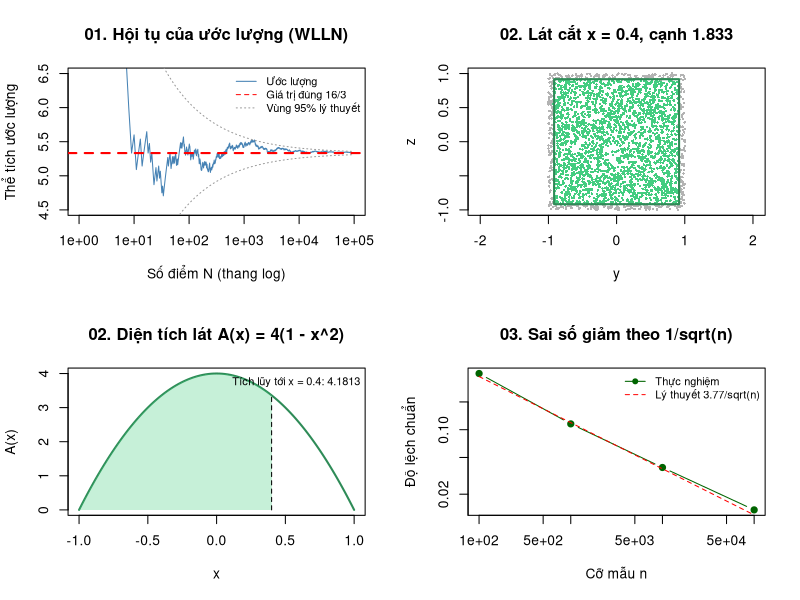

The R script that drew this image:
# =====================================================================
# Chủ đề 10: Tích phân Monte Carlo trong Hình học
# Thí nghiệm: Ước lượng thể tích khối Steinmetz (giao của 2 hình trụ)
#   Hình trụ 1: x^2 + y^2 <= 1     Hình trụ 2: x^2 + z^2 <= 1
#   Thể tích chính xác: V = 16/3 ≈ 5.3333
# Công cụ: Phân bố đều U(-1, 1) + Luật Yếu Số Lớn (WLLN)
#
# File chia 3 phần, khớp 3 mục trên trang web:
#   PHẦN 01 - Gieo điểm vào hộp [-1,1]^3, ước lượng V_hat, khoảng tin cậy
#   PHẦN 02 - Vì sao đáp số là 16/3: lát cắt hình vuông và tích phân
#   PHẦN 03 - Luật Yếu Số Lớn: lặp lại thí nghiệm, Chebyshev, 1/sqrt(n)
# =====================================================================

set.seed(2026)                       # cố định kết quả để tái lập được

V_true <- 16 / 3                     # đáp số lý thuyết để đối chiếu
V_box  <- 2^3                        # thể tích hộp bao [-1,1]^3 = 8
p_true <- V_true / V_box             # xác suất trúng p = 2/3

# Điểm (x, y, z) nằm trong khối khi nằm trong cả hai hình trụ
in_khoi <- function(x, y, z) (x^2 + y^2 <= 1) & (x^2 + z^2 <= 1)

par(mfrow = c(2, 2))                 # 4 đồ thị: 01, 02 (hai hình), 03

# #####################################################################
# PHẦN 01 - GIEO ĐIỂM VÀO HỘP [-1,1]^3
# #####################################################################

# ---------------------------------------------------------------------
# Bước 1: Gieo N điểm ngẫu nhiên đều trong hộp [-1,1]^3
#   Mỗi tọa độ x, y, z ~ U(-1, 1) độc lập, mật độ f = 1/2 trên [-1, 1]
#   => mật độ trong hộp là 1/8, nên P(điểm rơi vào khối) = V / 8
# ---------------------------------------------------------------------
N <- 100000
x <- runif(N, min = -1, max = 1)
y <- runif(N, min = -1, max = 1)
z <- runif(N, min = -1, max = 1)

# ---------------------------------------------------------------------
# Bước 2: Biến chỉ thị I_i = 1 nếu điểm nằm trong khối, 0 nếu không
#   I_i ~ Bernoulli(p), với p = V / V_box
# ---------------------------------------------------------------------
inside <- in_khoi(x, y, z)

# ---------------------------------------------------------------------
# Bước 3: Ước lượng  V_hat = V_box * (1/N) * sum(I_i)
#   Theo WLLN: trung bình mẫu -> p (hội tụ theo xác suất) khi N -> ∞
# ---------------------------------------------------------------------
p_hat <- mean(inside)
V_hat <- V_box * p_hat

# Sai số chuẩn và khoảng tin cậy 95%
se    <- V_box * sqrt(p_hat * (1 - p_hat) / N)
ci    <- V_hat + c(-1, 1) * 1.96 * se

cat("===== PHẦN 01: KẾT QUẢ (N =", format(N, big.mark = ",", scientific = FALSE), "điểm) =====\n")
cat(sprintf("Tỷ lệ điểm rơi vào khối p_hat : %.5f\n", p_hat))
cat(sprintf("Thể tích ước lượng V_hat      : %.5f\n", V_hat))
cat(sprintf("Thể tích chính xác 16/3       : %.5f\n", V_true))
cat(sprintf("Sai số tuyệt đối              : %.5f\n", abs(V_hat - V_true)))
cat(sprintf("Sai số chuẩn                  : %.5f\n", se))
cat(sprintf("Khoảng tin cậy 95%%            : [%.4f, %.4f]\n", ci[1], ci[2]))

# Ví dụ kiểm tra từng điểm (giống bảng "Ví dụ" dưới mô phỏng 01 trên web)
vd <- data.frame(x = c(0.5, 0.9, 0.6, -0.8, 0.2, 0.95, 0.6, 0),
                 y = c(0.5, 0.9, 0.3, 0.7, -0.6, 0.1, 0.8, 1),
                 z = c(0.5, 0, 0.9, -0.7, 0.7, 0.1, 0, 1))
vd$ong1     <- vd$x^2 + vd$y^2
vd$ong2     <- vd$x^2 + vd$z^2
vd$trong_khoi <- in_khoi(vd$x, vd$y, vd$z)
cat("\nVí dụ kiểm tra điểm (trong khối khi cả ong1 và ong2 đều <= 1):\n")
print(vd, row.names = FALSE)

# ---------------------------------------------------------------------
# Bước 4: Minh họa WLLN - ước lượng hội tụ khi N tăng
# ---------------------------------------------------------------------
running_est <- V_box * cumsum(inside) / seq_len(N)
n_seq <- seq_len(N)
band  <- 1.96 * V_box * sqrt(p_true * (1 - p_true) / n_seq)

plot(n_seq, running_est, type = "l", log = "x", col = "steelblue",
     ylim = c(4.5, 6.5), xlab = "Số điểm N (thang log)",
     ylab = "Thể tích ước lượng",
     main = "01. Hội tụ của ước lượng (WLLN)")
lines(n_seq, V_true + band, col = "grey60", lty = 3)
lines(n_seq, V_true - band, col = "grey60", lty = 3)
abline(h = V_true, col = "red", lwd = 2, lty = 2)
legend("topright", legend = c("Ước lượng", "Giá trị đúng 16/3", "Vùng 95% lý thuyết"),
       col = c("steelblue", "red", "grey60"), lty = c(1, 2, 3), bty = "n", cex = 0.8)

# #####################################################################
# PHẦN 02 - VÌ SAO ĐÁP SỐ LÀ 16/3 (kiểm tra bằng giải tích)
#   Không dùng số ngẫu nhiên, nên không làm đổi kết quả phần 01 và 03.
# #####################################################################

# ---------------------------------------------------------------------
# Bước 5: Lát cắt tại x cố định
#   Hình trụ 1: y^2 <= 1 - x^2  =>  -h <= y <= h, với h = sqrt(1 - x^2)
#   Hình trụ 2: z^2 <= 1 - x^2  =>  -h <= z <= h
#   => lát cắt là hình vuông cạnh 2h, diện tích A(x) = 4(1 - x^2)
# ---------------------------------------------------------------------
A <- function(x) 4 * (1 - x^2)                 # diện tích lát cắt
G <- function(x) 4 * x - 4 * x^3 / 3           # nguyên hàm của A(x)
V_tichluy <- function(x) G(x) - G(-1)          # thể tích từ -1 tới x

x_vd <- c(-1, -0.5, 0, 0.4, 0.6, 0.8, 1)
lat_cat <- data.frame(x         = x_vd,
                      mot_tru_x2 = 1 - x_vd^2,
                      h         = sqrt(1 - x_vd^2),
                      canh_2h   = 2 * sqrt(1 - x_vd^2),
                      A_x       = A(x_vd),
                      tich_luy  = V_tichluy(x_vd))

cat("\n===== PHẦN 02: LÁT CẮT VÀ TÍCH PHÂN =====\n")
print(round(lat_cat, 4), row.names = FALSE)

# ---------------------------------------------------------------------
# Bước 6: Cộng các lát = tích phân
#   V = ∫_{-1}^{1} 4(1 - x^2) dx = G(1) - G(-1) = 8/3 - (-8/3) = 16/3
# ---------------------------------------------------------------------
tp <- integrate(A, -1, 1)
cat(sprintf("Tích phân bằng integrate()    : %.6f\n", tp$value))
cat(sprintf("Tính tay G(1) - G(-1)         : %.6f\n", G(1) - G(-1)))
cat(sprintf("So với V_hat ở phần 01        : %.5f (lệch %.5f)\n",
            V_hat, abs(V_hat - tp$value)))

# Hình lát cắt tại x = 0.4 (giống ô bên trái mục 02 trên web)
x0 <- 0.4; h0 <- sqrt(1 - x0^2)
gan <- abs(x - x0) < 0.03                      # các điểm đã gieo gần lát cắt
plot(y[gan], z[gan], pch = 16, cex = 0.4, asp = 1,
     col = ifelse(inside[gan], "seagreen3", "grey70"),
     xlim = c(-1, 1), ylim = c(-1, 1), xlab = "y", ylab = "z",
     main = sprintf("02. Lát cắt x = %.1f, cạnh %.3f", x0, 2 * h0))
rect(-h0, -h0, h0, h0, border = "seagreen4", lwd = 2)

# Đường cong A(x), tô phần thể tích tích lũy từ -1 tới x0
curve(A, -1, 1, lwd = 2, col = "seagreen4", xlab = "x", ylab = "A(x)",
      main = "02. Diện tích lát A(x) = 4(1 - x^2)")
xs <- seq(-1, x0, length.out = 100)
polygon(c(-1, xs, x0), c(0, A(xs), 0), col = adjustcolor("seagreen3", 0.3), border = NA)
segments(x0, 0, x0, A(x0), lty = 2)
legend("topright", bty = "n", cex = 0.8,
       legend = sprintf("Tích lũy tới x = %.1f: %.4f", x0, V_tichluy(x0)))

# #####################################################################
# PHẦN 03 - LUẬT YẾU SỐ LỚN: LẶP LẠI THÍ NGHIỆM
#   P(|V_hat - V| > eps) -> 0 khi n -> ∞
# #####################################################################

# ---------------------------------------------------------------------
# Bước 7: Lặp lại thí nghiệm R lần với mỗi cỡ mẫu n
# ---------------------------------------------------------------------
mc_volume <- function(n) {
  x <- runif(n, -1, 1); y <- runif(n, -1, 1); z <- runif(n, -1, 1)
  V_box * mean(in_khoi(x, y, z))
}

n_vals <- c(100, 1000, 10000, 100000)
R      <- 200
eps    <- 0.1

res <- t(sapply(n_vals, function(n) {
  est <- replicate(R, mc_volume(n))
  c(n          = n,
    trung_binh = mean(est),
    do_lech_sd = sd(est),
    P_sai_lech = mean(abs(est - V_true) > eps))
}))

# ---------------------------------------------------------------------
# Bước 8: So với lý thuyết
#   SD lý thuyết  = 8 * sqrt(p(1-p)/n) ≈ 3.7712 / sqrt(n)
#   Cận Chebyshev = Var(V_hat) / eps^2 = 64 p(1-p) / (n eps^2), tối đa 1
# ---------------------------------------------------------------------
var_1diem <- V_box^2 * p_true * (1 - p_true)   # 64 * 2/9 ≈ 14.22
sd_ly_thuyet <- sqrt(var_1diem / n_vals)
can_cheb     <- pmin(1, var_1diem / (n_vals * eps^2))
res <- cbind(res, sd_ly_thuyet = sd_ly_thuyet, can_Chebyshev = can_cheb)

cat("\n===== PHẦN 03: WLLN, P(|V_hat - V| >", eps, ") khi n tăng =====\n")
print(round(res, 4))

# Tính ngược: cần bao nhiêu điểm
n_can_sd   <- ceiling(var_1diem / 0.01^2)             # để SD <= 0.01
n_can_cheb <- ceiling(var_1diem / (0.05 * eps^2))      # để cận Chebyshev <= 0.05
cat(sprintf("Cần n >= %s điểm để sai số chuẩn <= 0.01\n", format(n_can_sd, big.mark = ",")))
cat(sprintf("Cần n >= %s điểm để cận Chebyshev <= 0.05 (eps = %.1f)\n",
            format(n_can_cheb, big.mark = ","), eps))

plot(res[, "n"], res[, "do_lech_sd"], log = "xy", type = "b", pch = 19,
     col = "darkgreen", xlab = "Cỡ mẫu n", ylab = "Độ lệch chuẩn",
     main = "03. Sai số giảm theo 1/sqrt(n)")
lines(n_vals, sd_ly_thuyet, col = "red", lty = 2)
legend("topright", legend = c("Thực nghiệm", "Lý thuyết 3.77/sqrt(n)"),
       col = c("darkgreen", "red"), lty = c(1, 2), pch = c(19, NA),
       bty = "n", cex = 0.8)

par(mfrow = c(1, 1))
